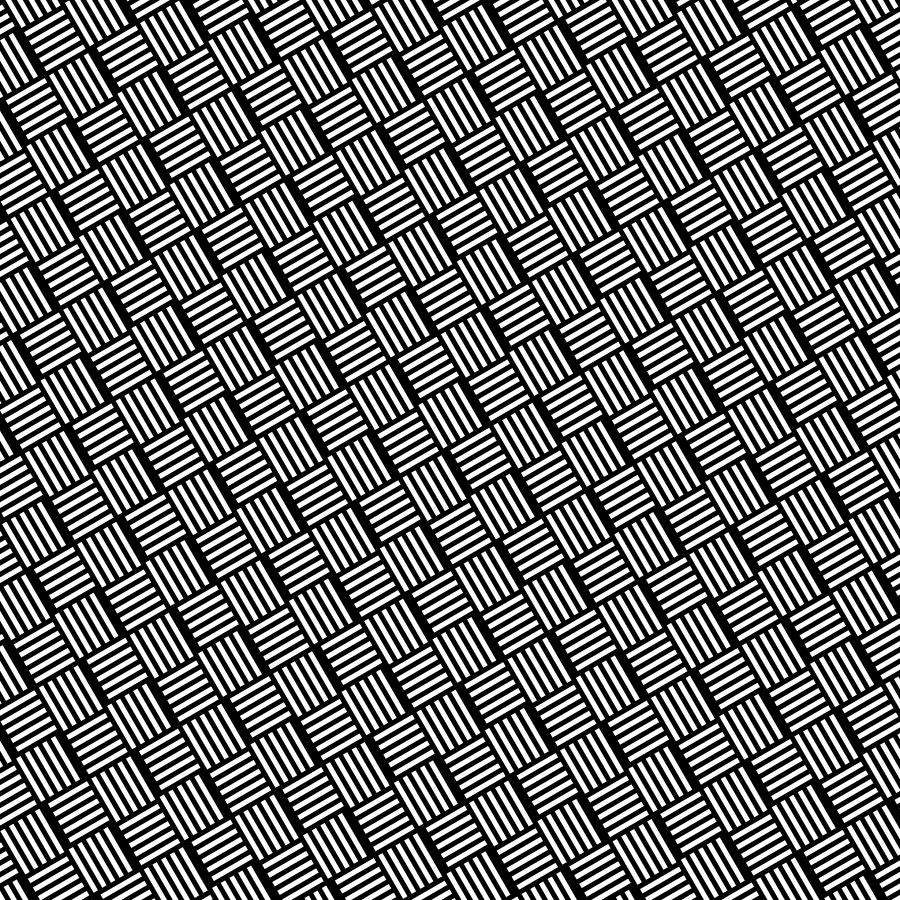
Frame 1 (no input)
Frame 60 (the mouse pressed at the canvas centre just before this capture): identical to frame 1, image omitted
Frame 120 (the mouse held since frame 60 and released just before this capture): identical to frame 1, image omitted

The Processing sketch that drew this single still picture (run headless with seeded random() and noise(); from frame 60 on, the mouse is pressed at the canvas centre):

// Processing sketch: sketch_09_01_weave
// ── sketch_09_01_weave.pde
color bg = #000000;
color fg = #f1f1f1;
float x = 0;
float y = 0;

void setup() {
  size(900, 900);
  background(bg);
}

void draw() {
  background(bg);
  for (int x=-450; x<width+800; x=x+105) {
    for (int y=-450; y<height+800; y=y+105) {
      push();
      translate(450, 0);
      rotate(PI/3.0);
      rectMode(CORNER);
      fill(255);
      noStroke();
      rect(x, y, 5, 45);
      rect(x+10, y, 5, 45);
      rect(x+20, y, 5, 45);
      rect(x+30, y, 5, 45);
      rect(x+40, y, 5, 45);

      rect(x+50, y+5, 50, 5);
      rect(x+50, y+15, 50, 5);
      rect(x+50, y+25, 50, 5);
      rect(x+50, y+35, 50, 5);
      rect(x+50, y+45, 50, 5);

      rect(x, y+55, 50, 5);
      rect(x, y+65, 50, 5);
      rect(x, y+75, 50, 5);
      rect(x, y+85, 50, 5);
      rect(x, y+95, 50, 5);

      rect(x+55, y+55, 5, 45);
      rect(x+65, y+55, 5, 45);
      rect(x+75, y+55, 5, 45);
      rect(x+85, y+55, 5, 45);
      rect(x+95, y+55, 5, 45);
      pop();
    }
  }
}
